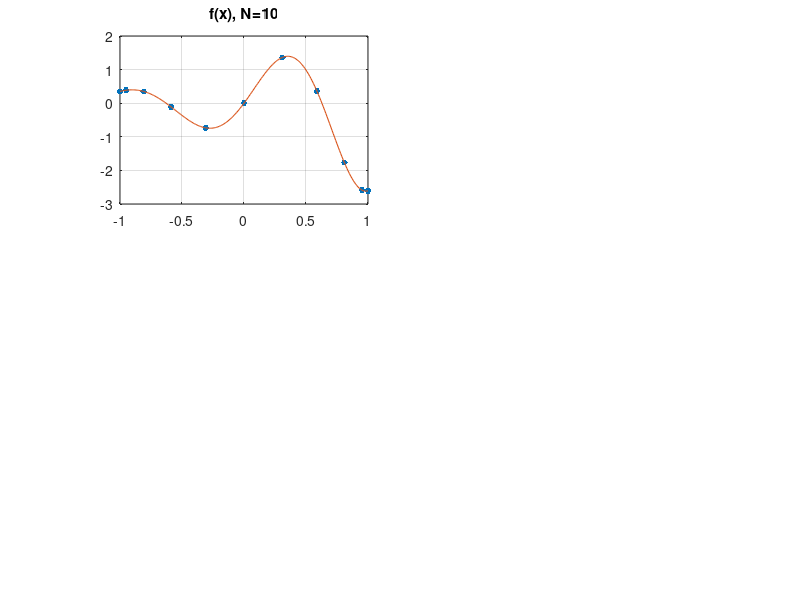

This chart was generated by the following MATLAB code: (Note: this script raises an error after producing the figure.)
% p18.m - Chebyshev differentiation via FFT (compare p11.m)
xx = -1:.01:1; ff = exp(xx).*sin(5*xx); clf
for N = [10 20]
x = cos(pi*(0:N)'/N); f = exp(x).*sin(5*x);
subplot('position',[.15 .66-.4*(N==20) .31 .28])
plot(x,f,'.','markersize',14), grid on
line(xx,ff,'linewidth',.8)
title(['f(x), N=' int2str(N)])
error = chebfft(f) - exp(x).*(sin(5*x)+5*cos(5*x));
subplot('position',[.55 .66-.4*(N==20) .31 .28])
plot(x,error,'.','markersize',14), grid on
line(x,error,'linewidth',.8)
title(['error in f''(x), N=' int2str(N)])
end